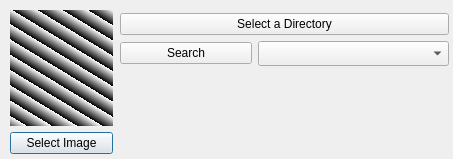
<?xml version="1.0" encoding="UTF-8"?>
<ui version="4.0">
 <class>SearchByGivenImage</class>
 <widget class="QDialog" name="SearchByGivenImage">
  <property name="geometry">
   <rect>
    <x>0</x>
    <y>0</y>
    <width>453</width>
    <height>159</height>
   </rect>
  </property>
  <property name="windowTitle">
   <string>Dialog</string>
  </property>
  <widget class="QLabel" name="label">
   <property name="geometry">
    <rect>
     <x>230</x>
     <y>10</y>
     <width>111</width>
     <height>31</height>
    </rect>
   </property>
   <property name="text">
    <string/>
   </property>
  </widget>
  <widget class="QWidget" name="layoutWidget">
   <property name="geometry">
    <rect>
     <x>10</x>
     <y>10</y>
     <width>103</width>
     <height>144</height>
    </rect>
   </property>
   <layout class="QVBoxLayout" name="verticalLayout">
    <item>
     <widget class="QLabel" name="label_search_by_img">
      <property name="minimumSize">
       <size>
        <width>101</width>
        <height>111</height>
       </size>
      </property>
      <property name="styleSheet">
       <string notr="true">background-color: qlineargradient(spread:repeat, x1:0.945, y1:0.102, x2:1, y2:0, stop:0 rgba(0, 0, 0, 255), stop:1 rgba(255, 255, 255, 255));</string>
      </property>
      <property name="text">
       <string/>
      </property>
     </widget>
    </item>
    <item>
     <widget class="QPushButton" name="pushButton_select_img">
      <property name="text">
       <string>Select Image</string>
      </property>
     </widget>
    </item>
   </layout>
  </widget>
  <widget class="QWidget" name="">
   <property name="geometry">
    <rect>
     <x>120</x>
     <y>10</y>
     <width>329</width>
     <height>141</height>
    </rect>
   </property>
   <layout class="QVBoxLayout" name="verticalLayout_3">
    <item>
     <layout class="QVBoxLayout" name="verticalLayout_2">
      <item>
       <widget class="QPushButton" name="pushButton_directory">
        <property name="text">
         <string>Select a Directory</string>
        </property>
       </widget>
      </item>
      <item>
       <layout class="QHBoxLayout" name="horizontalLayout">
        <item>
         <widget class="QPushButton" name="pushButton_search">
          <property name="text">
           <string>Search</string>
          </property>
         </widget>
        </item>
        <item>
         <widget class="QComboBox" name="comboBox_found_image_list">
          <property name="minimumSize">
           <size>
            <width>191</width>
            <height>25</height>
           </size>
          </property>
         </widget>
        </item>
       </layout>
      </item>
     </layout>
    </item>
    <item>
     <layout class="QGridLayout" name="gridLayout">
      <item row="0" column="0">
       <widget class="QLabel" name="label_selected_img">
        <property name="minimumSize">
         <size>
          <width>91</width>
          <height>71</height>
         </size>
        </property>
        <property name="maximumSize">
         <size>
          <width>91</width>
          <height>71</height>
         </size>
        </property>
        <property name="text">
         <string/>
        </property>
       </widget>
      </item>
      <item row="0" column="1">
       <spacer name="horizontalSpacer_2">
        <property name="orientation">
         <enum>Qt::Horizontal</enum>
        </property>
        <property name="sizeHint" stdset="0">
         <size>
          <width>40</width>
          <height>20</height>
         </size>
        </property>
       </spacer>
      </item>
     </layout>
    </item>
   </layout>
  </widget>
 </widget>
 <resources/>
 <connections/>
</ui>
